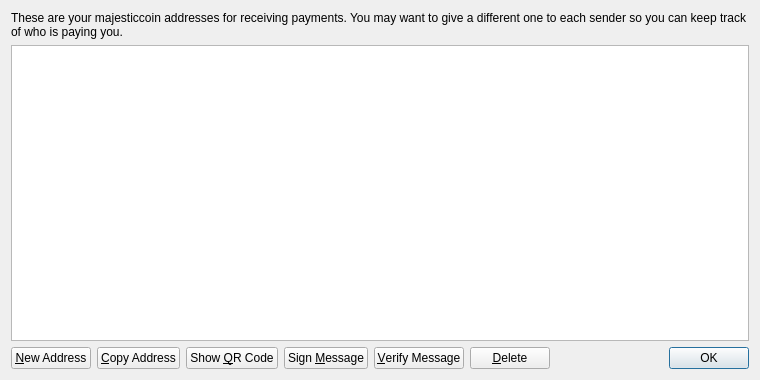
<?xml version="1.0" encoding="UTF-8"?>
<ui version="4.0">
 <class>AddressBookPage</class>
 <widget class="QWidget" name="AddressBookPage">
  <property name="geometry">
   <rect>
    <x>0</x>
    <y>0</y>
    <width>760</width>
    <height>380</height>
   </rect>
  </property>
  <property name="windowTitle">
   <string>Address Book</string>
  </property>
  <layout class="QVBoxLayout" name="verticalLayout">
   <item>
    <widget class="QLabel" name="labelExplanation">
     <property name="text">
      <string>These are your majesticcoin addresses for receiving payments. You may want to give a different one to each sender so you can keep track of who is paying you.</string>
     </property>
     <property name="textFormat">
      <enum>Qt::PlainText</enum>
     </property>
     <property name="wordWrap">
      <bool>true</bool>
     </property>
    </widget>
   </item>
   <item>
    <widget class="QTableView" name="tableView">
     <property name="contextMenuPolicy">
      <enum>Qt::CustomContextMenu</enum>
     </property>
     <property name="toolTip">
      <string>Double-click to edit address or label</string>
     </property>
     <property name="tabKeyNavigation">
      <bool>false</bool>
     </property>
     <property name="alternatingRowColors">
      <bool>true</bool>
     </property>
     <property name="selectionMode">
      <enum>QAbstractItemView::SingleSelection</enum>
     </property>
     <property name="selectionBehavior">
      <enum>QAbstractItemView::SelectRows</enum>
     </property>
     <property name="sortingEnabled">
      <bool>true</bool>
     </property>
     <attribute name="verticalHeaderVisible">
      <bool>false</bool>
     </attribute>
    </widget>
   </item>
   <item>
    <layout class="QHBoxLayout" name="horizontalLayout">
     <item>
      <widget class="QPushButton" name="newAddressButton">
       <property name="toolTip">
        <string>Create a new address</string>
       </property>
       <property name="text">
        <string>&amp;New Address</string>
       </property>
       <property name="icon">
        <iconset resource="../bitcoin.qrc">
         <normaloff>:/icons/add</normaloff>:/icons/add</iconset>
       </property>
      </widget>
     </item>
     <item>
      <widget class="QPushButton" name="copyToClipboard">
       <property name="toolTip">
        <string>Copy the currently selected address to the system clipboard</string>
       </property>
       <property name="text">
        <string>&amp;Copy Address</string>
       </property>
       <property name="icon">
        <iconset resource="../bitcoin.qrc">
         <normaloff>:/icons/editcopy</normaloff>:/icons/editcopy</iconset>
       </property>
      </widget>
     </item>
     <item>
      <widget class="QPushButton" name="showQRCode">
       <property name="text">
        <string>Show &amp;QR Code</string>
       </property>
       <property name="icon">
        <iconset resource="../bitcoin.qrc">
         <normaloff>:/icons/qrcode</normaloff>:/icons/qrcode</iconset>
       </property>
      </widget>
     </item>
     <item>
      <widget class="QPushButton" name="signMessage">
       <property name="toolTip">
        <string>Sign a message to prove you own a majesticcoin address</string>
       </property>
       <property name="text">
        <string>Sign &amp;Message</string>
       </property>
       <property name="icon">
        <iconset resource="../bitcoin.qrc">
         <normaloff>:/icons/edit</normaloff>:/icons/edit</iconset>
       </property>
      </widget>
     </item>
     <item>
      <widget class="QPushButton" name="verifyMessage">
       <property name="toolTip">
        <string>Verify a message to ensure it was signed with a specified majesticcoin address</string>
       </property>
       <property name="text">
        <string>&amp;Verify Message</string>
       </property>
       <property name="icon">
        <iconset resource="../bitcoin.qrc">
         <normaloff>:/icons/transaction_0</normaloff>:/icons/transaction_0</iconset>
       </property>
      </widget>
     </item>
     <item>
      <widget class="QPushButton" name="deleteButton">
       <property name="toolTip">
        <string>Delete the currently selected address from the list</string>
       </property>
       <property name="text">
        <string>&amp;Delete</string>
       </property>
       <property name="icon">
        <iconset resource="../bitcoin.qrc">
         <normaloff>:/icons/remove</normaloff>:/icons/remove</iconset>
       </property>
      </widget>
     </item>
     <item>
      <spacer name="horizontalSpacer">
       <property name="orientation">
        <enum>Qt::Horizontal</enum>
       </property>
       <property name="sizeHint" stdset="0">
        <size>
         <width>40</width>
         <height>20</height>
        </size>
       </property>
      </spacer>
     </item>
     <item>
      <widget class="QDialogButtonBox" name="buttonBox">
       <property name="sizePolicy">
        <sizepolicy hsizetype="Maximum" vsizetype="Fixed">
         <horstretch>0</horstretch>
         <verstretch>0</verstretch>
        </sizepolicy>
       </property>
       <property name="standardButtons">
        <set>QDialogButtonBox::Ok</set>
       </property>
      </widget>
     </item>
    </layout>
   </item>
  </layout>
 </widget>
 <resources>
  <include location="../bitcoin.qrc"/>
 </resources>
 <connections/>
</ui>
